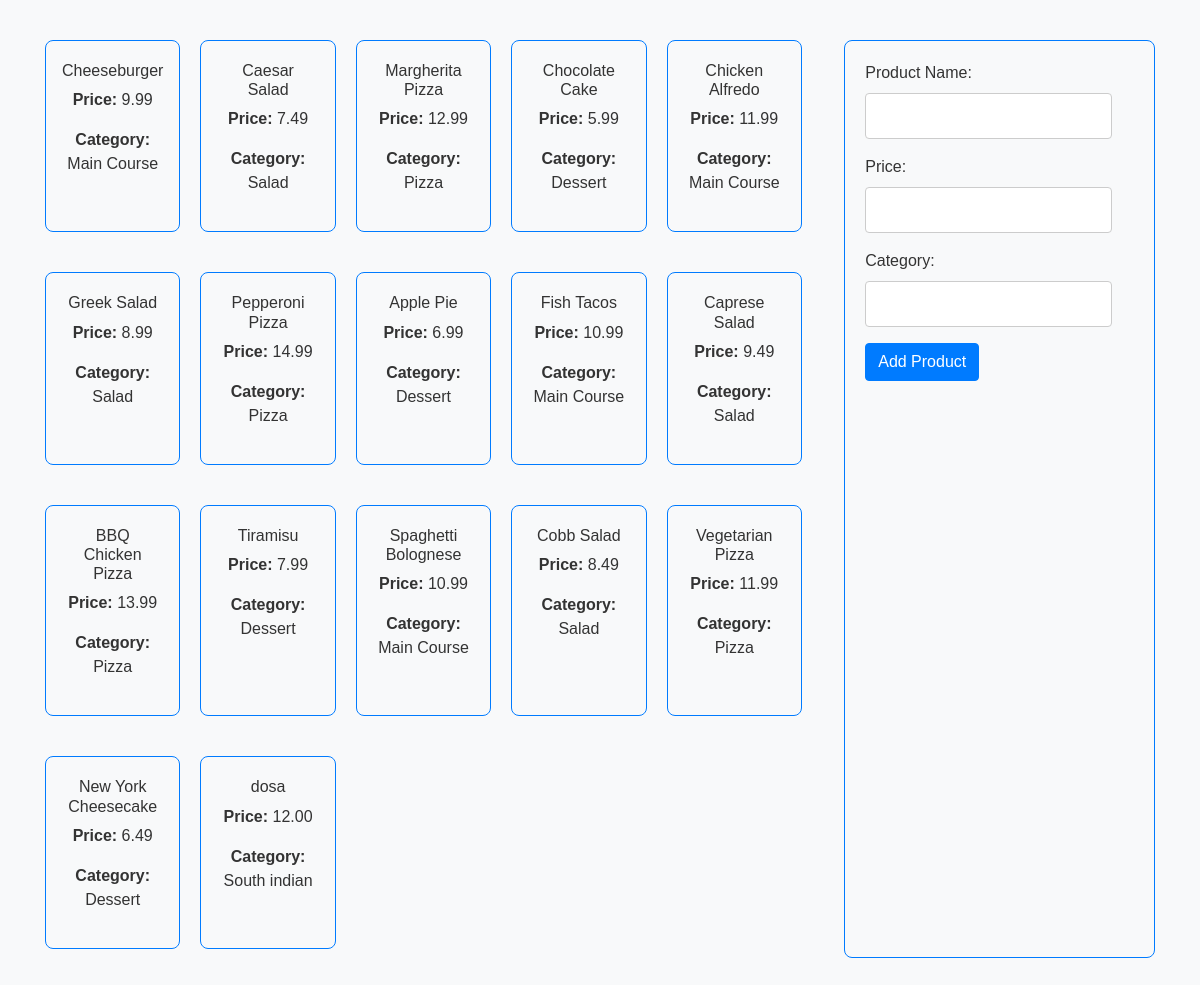
The page /product.php on the database its author committed.
### tables this page shows
CREATE TABLE `menu_items` (
  `item_id` int(11) NOT NULL,
  `item_name` varchar(255) NOT NULL,
  `price` decimal(10,2) NOT NULL,
  `category` varchar(50) NOT NULL
);

### product.php (the view, shortened to what this page needs)
<?php
include('connection.php');
$products = $conn->query("SELECT * FROM menu_items");
?>
<!DOCTYPE html>
<html lang="en">
<head>
    <link rel="stylesheet" href="https://stackpath.bootstrapcdn.com/bootstrap/4.3.1/css/bootstrap.min.css">
</head>
<body>
    <div class="container">
        <div class="product-container">
            <?php while ($row = $products->fetch_assoc()) : ?>
                <form action="pro_edit.php" method="get" class="product-card" style="cursor: pointer;" onclick="this.submit();">
                    <h3 style="font-size: 16px;"><?php echo $row['item_name']; ?></h3>
                    <p><strong>Price:</strong> <?php echo number_format($row['price'], 2); ?></p>
                    <p><strong>Category:</strong> <?php echo $row['category']; ?></p>
                </form>
            <?php endwhile; ?>
        </div>
        <form method="post" action="">
            <label for="item_name">Product Name:</label>
            <input type="text" id="item_name" name="item_name" required>
            <label for="price">Price:</label>
            <input type="text" id="price" name="price" required>
            <label for="category">Category:</label>
            <input type="text" id="category" name="category" required>
            <button type="submit" name="add_product" class="btn btn-primary">Add Product</button>
        </form>
    </div>
</body>
</html>

### product.php (style rules this page uses)
body { font-family: 'Arial', sans-serif; background-color: #f8f9fa; padding-top: 20px; }
.container { margin-top: 20px; display: flex; justify-content: space-between; }
.product-container { display: flex; flex-wrap: wrap; gap: 20px; width: 70%; max-height: 80vh; overflow-y: auto; }
.product-card { width: calc(20% - 20px); border: 1px solid #007bff; border-radius: 8px; padding: 20px; margin-bottom: 20px; text-align: center; text-decoration: none; color: #333; cursor: pointer; transition: background-color 0.3s ease; display: flex; flex-direction: column; align-items: center; }
form { width: 28%; border: 1px solid #007bff; border-radius: 8px; padding: 20px; }
label { display: block; margin-bottom: 8px; color: #333; }
input { width: calc(100% - 22px); padding: 10px; margin-bottom: 16px; border: 1px solid #ccc; border-radius: 4px; box-sizing: border-box; }
button { padding: 12px; background-color: #4caf50; color: #fff; border: none; border-radius: 4px; cursor: pointer; transition: background-color 0.3s ease; }

### rows shown on the page
menu_items: item_name "Cheeseburger", price "9.99", category "Main Course"
menu_items: item_name "Caesar Salad", price "7.49", category "Salad"
menu_items: item_name "Margherita Pizza", price "12.99", category "Pizza"
menu_items: item_name "Chocolate Cake", price "5.99", category "Dessert"
menu_items: item_name "Chicken Alfredo", price "11.99", category "Main Course"
menu_items: item_name "Greek Salad", price "8.99", category "Salad"
menu_items: item_name "Pepperoni Pizza", price "14.99", category "Pizza"
menu_items: item_name "Apple Pie", price "6.99", category "Dessert"
menu_items: item_name "Fish Tacos", price "10.99", category "Main Course"
menu_items: item_name "Caprese Salad", price "9.49", category "Salad"
menu_items: item_name "BBQ Chicken Pizza", price "13.99", category "Pizza"
menu_items: item_name "Tiramisu", price "7.99", category "Dessert"
menu_items: item_name "Spaghetti Bolognese", price "10.99", category "Main Course"
menu_items: item_name "Cobb Salad", price "8.49", category "Salad"
menu_items: item_name "Vegetarian Pizza", price "11.99", category "Pizza"
menu_items: item_name "New York Cheesecake", price "6.49", category "Dessert"
menu_items: item_name "dosa", price "12.00", category "South indian"
